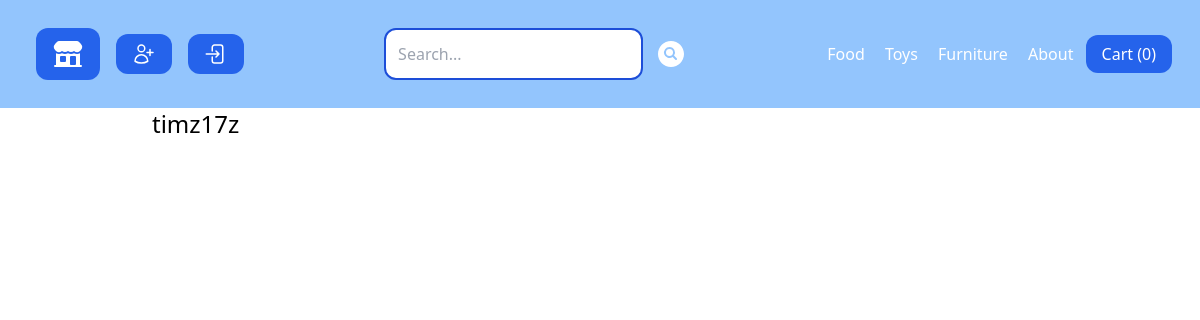
/vendors/2/, run on an earlier commit of the app's database.
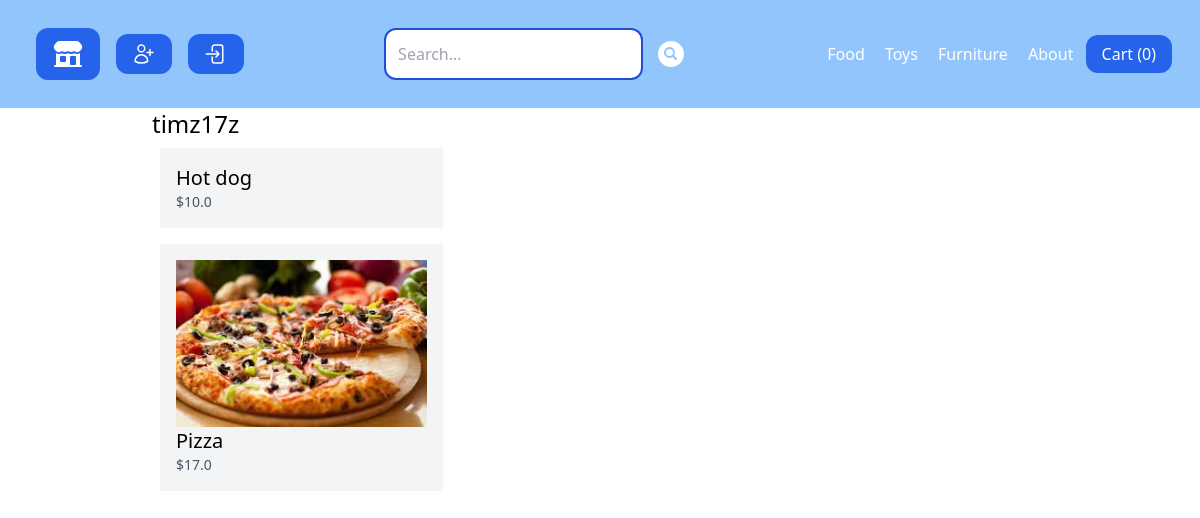
And on a later commit of the database.
### store/models.py (models this page shows, shortened)
class Category(models.Model):
    title = models.CharField(max_length = 50)
    slug = models.SlugField(max_length = 50)  # url representation field
    class Meta:
        verbose_name_plural = 'Categories'

class Product(models.Model):
    DRAFT = 'draft'
    WAITING_APPROVAL = 'waitingapproval'
    ACTIVE = 'active'
    DELETED = 'deleted'
    STATUS_CHOICES = (
        (DRAFT, 'Draft'),
        (WAITING_APPROVAL, 'Waiting Approval'),
        (ACTIVE, 'Active'),
        (DELETED,'Deleted'),
    )
    user = models.ForeignKey(User, related_name = 'products',on_delete = models.CASCADE)
    category = models.ForeignKey(Category, related_name='products', on_delete = models.CASCADE)
    title = models.CharField(max_length=50)
    slug = models.SlugField(max_length=50)
    description = models.TextField(blank=True)
    price = models.IntegerField()
    image = models.ImageField(upload_to='uploads/product_images/', blank=True, null=True)
    thumbnails = models.ImageField(upload_to='uploads/product_images/thumbnail/', blank=True, null=True)
    created_at = models.DateTimeField(auto_now_add = True)
    updated_at = models.DateTimeField(auto_now = True)
    status = models.CharField(max_length=50, choices=STATUS_CHOICES, default=ACTIVE)
    class Meta:
        ordering=('-created_at',) # put items in oder they was created
    def get_display_price(self):
        return self.price/100

### userprofile/views.py (the view)
# urls.py: path('vendors/<int:pk>/',views.vendor_detail,name='vendor_detail'),
def vendor_detail(request, pk):
    user = User.objects.get(pk=pk)
    products = user.products.filter(status = Product.ACTIVE)
    return render(request,'userprofile/vendor_detail.html',
    {
        'user':user,
        'products':products
     })

### store/cart.py (called while the page is built)
    def __len__(self):
        return sum(item['quantity'] for item in self.cart.values())

### store/context_processors.py (called while the page is built)
def cart(request):
    return {'cart':Cart(request)}

### store/templatetags/menu.py (called while the page is built)
@register.inclusion_tag('core/menu.html') # we need add the menu.html
def menu():
    categories = Category.objects.all()
    return {'categories':categories}

### userprofile/templates/userprofile/vendor_detail.html (shortened to what this page needs)
{% extends 'core/base.html' %}
{% block content  %}
<h1 class="text-2xl">
    {% firstof user.get_full_name user.username%}
</h1>
{% for product in products %}
    <div class="product w-1/3 p-2">
      <div class="p-4 bg-gray-100">
        <a href="{% url 'product_detail' product.category.slug product.slug %}">
            {%if product.image%}
            <div class="image">
              <img src="{{product.image.url}}" alt="{{product.title}}">
            </div>
            {% endif%}
            <h2 class="text-xl">
          {{product.title}}
        </h2>
        <p class="text-sm text-gray-600">${{product.get_display_price}}</p>
      </a>
      </div>
    </div>
  {% endfor %}
{% endblock %}

### core/templates/core/menu.html
{% for category in categories %}
<a
  href="{%url 'category_detail' category.slug %}"
  class="p-2 text-white hover:bg-blue-500 rounded-xl"
  >{{category.title}}</a
>
{%endfor%}
<a href="{% url 'about' %}" class="p-2 text-white hover:bg-blue-500 rounded-xl">
  About
</a>

What changed in the data, as far as the page shows it:
added Product: title "Hot dog", get_display_price "10.0"
added Product: image (picture), title "Pizza", get_display_price "17.0"
